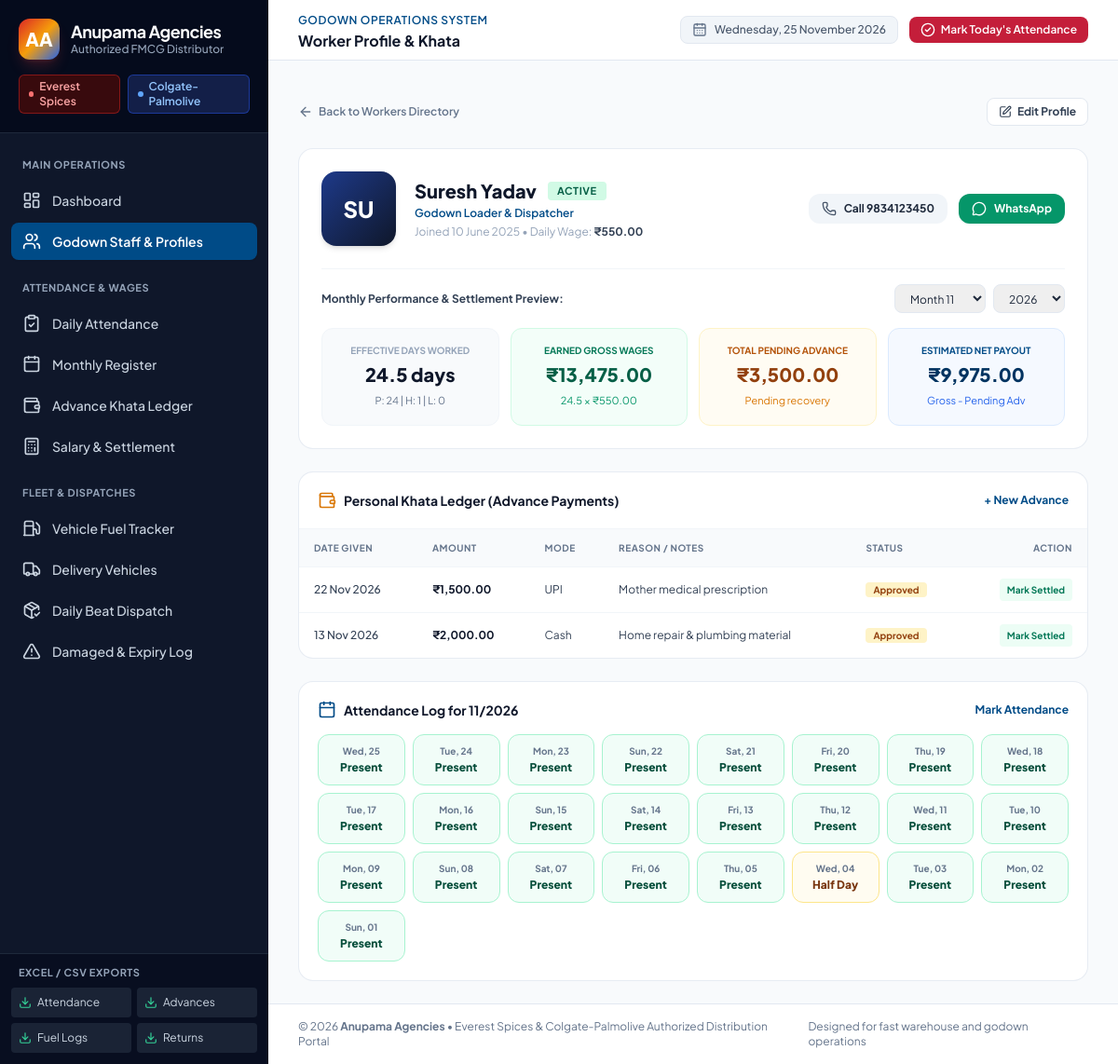
Page /workers/2 on the committed database.
### models.py (models this page shows, shortened)
class Worker(db.Model):
    __tablename__ = 'workers'
    id = db.Column(db.Integer, primary_key=True)
    name = db.Column(db.String(120), nullable=False)
    phone = db.Column(db.String(20), nullable=False)
    emergency_contact = db.Column(db.String(20), nullable=True)
    role = db.Column(db.String(60), nullable=False)  # Loader, Driver, Helper, Supervisor
    join_date = db.Column(db.Date, nullable=False, default=date.today)
    daily_wage = db.Column(db.Float, nullable=False, default=500.0)
    monthly_salary = db.Column(db.Float, nullable=False, default=15000.0)
    status = db.Column(db.String(20), nullable=False, default='Active')  # Active, Inactive
    photo_path = db.Column(db.String(255), nullable=True, default='')
    created_at = db.Column(db.DateTime, default=datetime.now)
    attendances = db.relationship('Attendance', backref='worker', lazy=True, cascade='all, delete-orphan')
    advances = db.relationship('Advance', backref='worker', lazy=True, cascade='all, delete-orphan')
    salary_settlements = db.relationship('SalarySettlement', backref='worker', lazy=True, cascade='all, delete-orphan')
    @property
    def total_advances_pending(self):
        approved_advances = [a.amount_paid for a in self.advances if a.status == 'Approved']
        return sum(approved_advances)
    def attendance_summary_in_month(self, year, month):
        recs = [a for a in self.attendances if a.date.year == year and a.date.month == month]
        present = sum(1 for a in recs if a.status == 'Present')
        half_day = sum(1 for a in recs if a.status == 'Half Day')
        absent = sum(1 for a in recs if a.status == 'Absent')
        paid_leave = sum(1 for a in recs if a.status == 'Paid Leave')
        effective = present + paid_leave + (half_day * 0.5)
        total_marked = len(recs)
        pct = (effective / total_marked * 100) if total_marked > 0 else 0
        return {
            'present': present,
            'half_day': half_day,
            'absent': absent,
            'paid_leave': paid_leave,
            'effective_days': effective,
            'total_marked': total_marked,
            'attendance_pct': round(pct, 1)
        }

class Advance(db.Model):
    __tablename__ = 'advances'
    id = db.Column(db.Integer, primary_key=True)
    worker_id = db.Column(db.Integer, db.ForeignKey('workers.id'), nullable=False)
    request_date = db.Column(db.Date, nullable=False, default=date.today)
    payment_date = db.Column(db.Date, nullable=False, default=date.today)
    amount_requested = db.Column(db.Float, nullable=False, default=0.0)
    amount_paid = db.Column(db.Float, nullable=False, default=0.0)
    payment_mode = db.Column(db.String(30), nullable=False, default='Cash')  # Cash, UPI, Bank Transfer
    reason = db.Column(db.String(255), nullable=True)
    status = db.Column(db.String(20), nullable=False, default='Approved')  # Pending, Approved, Settled
    settlement_id = db.Column(db.Integer, db.ForeignKey('salary_settlements.id'), nullable=True)
    created_at = db.Column(db.DateTime, default=datetime.now)

class Attendance(db.Model):
    __tablename__ = 'attendance'
    __table_args__ = (
        db.UniqueConstraint('worker_id', 'date', name='uq_worker_attendance_date'),
    )
    id = db.Column(db.Integer, primary_key=True)
    worker_id = db.Column(db.Integer, db.ForeignKey('workers.id'), nullable=False)
    date = db.Column(db.Date, nullable=False, default=date.today)
    status = db.Column(db.String(20), nullable=False, default='Present')  # Present, Half Day, Absent, Paid Leave
    notes = db.Column(db.String(255), nullable=True)
    created_at = db.Column(db.DateTime, default=datetime.now)

### app.py (the view)
@app.route('/workers/<int:id>')
def worker_profile(id):
    worker = Worker.query.get_or_404(id)
    today = date.today()
    year = int(request.args.get('year', today.year))
    month = int(request.args.get('month', today.month))
    att_summary = worker.attendance_summary_in_month(year, month)
    attendances = Attendance.query.filter(
        Attendance.worker_id == worker.id,
        db.extract('year', Attendance.date) == year,
        db.extract('month', Attendance.date) == month
    ).order_by(Attendance.date.desc()).all()
    advances = Advance.query.filter_by(worker_id=worker.id).order_by(Advance.payment_date.desc()).all()
    settlements = SalarySettlement.query.filter_by(worker_id=worker.id).order_by(SalarySettlement.settlement_date.desc()).all()
    earned_gross = att_summary['effective_days'] * worker.daily_wage
    est_net = max(0.0, earned_gross - worker.total_advances_pending)
    return render_template(
        'workers/view.html',
        worker=worker,
        year=year,
        month=month,
        att_summary=att_summary,
        attendances=attendances,
        advances=advances,
        settlements=settlements,
        earned_gross=earned_gross,
        est_net=est_net
    )

### templates/workers/view.html (shortened to what this page needs)
{% extends "base.html" %}
{% block page_title %}Worker Profile & Khata{% endblock %}
{% block content %}
<div class="space-y-6">
    <div class="flex items-center justify-between">
        <a href="{{ url_for('workers_list') }}" class="inline-flex items-center gap-1.5 text-xs font-semibold text-slate-500 hover:text-slate-800">
            <i data-lucide="arrow-left" class="w-4 h-4"></i>
            <span>Back to Workers Directory</span>
        </a>
        <div class="flex items-center gap-2">
            <button onclick="openModal('edit-worker-modal')" class="inline-flex items-center gap-1.5 px-3 py-1.5 bg-white border border-slate-200 hover:bg-slate-50 text-slate-700 text-xs font-bold rounded-lg shadow-xs transition-colors">
                <i data-lucide="edit" class="w-3.5 h-3.5"></i>
                <span>Edit Profile</span>
            </button>
        </div>
    </div>
    <div class="bg-white rounded-2xl border border-slate-200/80 shadow-xs p-6">
        <div class="flex flex-col md:flex-row md:items-center justify-between gap-6">
            <div class="flex items-center gap-5">
                {% if worker.photo_path %}
                    <img src="{{ url_for('static', filename=worker.photo_path) }}" alt="{{ worker.name }}" class="w-20 h-20 rounded-2xl object-cover border-2 border-white shadow-md cursor-pointer" onclick="previewImage('{{ url_for('static', filename=worker.photo_path) }}', '{{ worker.name }}')">
                {% else %}
                    <div class="w-20 h-20 rounded-2xl bg-gradient-to-br from-blue-900 to-slate-900 text-white flex items-center justify-center font-black text-2xl shadow-md">
                        {{ worker.name[:2].upper() }}
                    </div>
                {% endif %}
                <div>
                    <div class="flex items-center gap-3">
                        <h2 class="text-xl font-extrabold text-slate-900">{{ worker.name }}</h2>
                        <span class="px-2.5 py-0.5 rounded text-[11px] font-bold uppercase tracking-wider {% if worker.status == 'Active' %}bg-emerald-100 text-emerald-800{% else %}bg-slate-100 text-slate-600{% endif %}">
                            {{ worker.status }}
                        </span>
                    </div>
                    <p class="text-xs font-semibold text-colgate mt-0.5">{{ worker.role }}</p>
                    <p class="text-xs text-slate-400 mt-1">
                        Joined {{ worker.join_date.strftime('%d %B %Y') }} • Daily Wage: <strong class="text-slate-700">{{ worker.daily_wage | inr }}</strong>
                    </p>
                </div>
            </div>
            <div class="flex items-center gap-3">
                <a href="tel:{{ worker.phone }}" class="inline-flex items-center gap-2 px-3.5 py-2 rounded-xl bg-slate-100 hover:bg-slate-200 text-slate-800 text-xs font-bold transition-colors">
                    <i data-lucide="phone" class="w-4 h-4 text-slate-600"></i>
                    <span>Call {{ worker.phone }}</span>
                </a>
                <a href="https://wa.me/91{{ worker.phone }}" target="_blank" class="inline-flex items-center gap-2 px-3.5 py-2 rounded-xl bg-emerald-600 hover:bg-emerald-700 text-white text-xs font-bold transition-colors shadow-sm">
                    <i data-lucide="message-circle" class="w-4 h-4"></i>
                    <span>WhatsApp</span>
                </a>
            </div>
        </div>
        <div class="mt-6 pt-4 border-t border-slate-100 flex flex-wrap items-center justify-between gap-4">
            <div class="text-xs font-bold text-slate-700">
                Monthly Performance & Settlement Preview:
            </div>
            <form method="GET" class="flex items-center gap-2">
                <select name="month" class="text-xs py-1.5 px-3 border border-slate-200 rounded-lg outline-none" onchange="this.form.submit()">
                    {% for m in range(1, 13) %}
                        <option value="{{ m }}" {% if m == month %}selected{% endif %}>Month {{ m }}</option>
                    {% endfor %}
                </select>
                <select name="year" class="text-xs py-1.5 px-3 border border-slate-200 rounded-lg outline-none" onchange="this.form.submit()">
                    {% for y in [current_year - 1, current_year, current_year + 1] %}
                        <option value="{{ y }}" {% if y == year %}selected{% endif %}>{{ y }}</option>
                    {% endfor %}
                </select>
            </form>
        </div>
        <div class="mt-4 grid grid-cols-2 sm:grid-cols-4 gap-3">
            <div class="p-4 rounded-xl bg-slate-50 border border-slate-100 text-center">
                <span class="text-[10px] uppercase font-bold text-slate-400 block">Effective Days Worked</span>
                <span class="text-xl font-extrabold text-slate-900 mt-1 block">{{ att_summary.effective_days }} days</span>
                <span class="text-[11px] text-slate-500">P: {{ att_summary.present }} | H: {{ att_summary.half_day }} | L: {{ att_summary.paid_leave }}</span>
            </div>
            <div class="p-4 rounded-xl bg-emerald-50/60 border border-emerald-100 text-center">
                <span class="text-[10px] uppercase font-bold text-emerald-700 block">Earned Gross Wages</span>
                <span class="text-xl font-extrabold text-emerald-800 mt-1 block">{{ earned_gross | inr }}</span>
                <span class="text-[11px] text-emerald-600">{{ att_summary.effective_days }} × {{ worker.daily_wage | inr }}</span>
            </div>
            <div class="p-4 rounded-xl bg-amber-50/60 border border-amber-100 text-center">
                <span class="text-[10px] uppercase font-bold text-amber-700 block">Total Pending Advance</span>
                <span class="text-xl font-extrabold text-amber-800 mt-1 block">{{ worker.total_advances_pending | inr }}</span>
                <span class="text-[11px] text-amber-600">Pending recovery</span>
            </div>
            <div class="p-4 rounded-xl bg-blue-50/60 border border-blue-100 text-center">
                <span class="text-[10px] uppercase font-bold text-colgate block">Estimated Net Payout</span>
                <span class="text-xl font-extrabold text-colgate-dark mt-1 block">{{ est_net | inr }}</span>
                <span class="text-[11px] text-blue-600">Gross - Pending Adv</span>
            </div>
        </div>
    </div>
    <div class="bg-white rounded-2xl border border-slate-200/80 shadow-xs overflow-hidden">
        <div class="p-5 border-b border-slate-100 flex items-center justify-between">
            <div class="flex items-center gap-2">
                <i data-lucide="wallet" class="w-5 h-5 text-amber-600"></i>
                <h3 class="text-sm font-bold text-slate-900">Personal Khata Ledger (Advance Payments)</h3>
            </div>
            <a href="{{ url_for('advances_ledger') }}" class="text-xs font-bold text-colgate hover:underline">+ New Advance</a>
        </div>
        {% if advances %}
            <div class="overflow-x-auto">
                <table class="w-full text-left text-xs">
                    <thead class="bg-slate-50 text-slate-500 font-semibold uppercase tracking-wider text-[10px] border-b border-slate-100">
                        <tr>
                            <th class="py-3 px-4">Date Given</th>
                            <th class="py-3 px-4">Amount</th>
                            <th class="py-3 px-4">Mode</th>
                            <th class="py-3 px-4">Reason / Notes</th>
                            <th class="py-3 px-4">Status</th>
                            <th class="py-3 px-4 text-right">Action</th>
                        </tr>
                    </thead>
                    <tbody class="divide-y divide-slate-100 text-slate-700">
                        {% for adv in advances %}
                            <tr class="hover:bg-slate-50/50">
                                <td class="py-3 px-4 whitespace-nowrap font-medium">{{ adv.payment_date.strftime('%d %b %Y') }}</td>
                                <td class="py-3 px-4 whitespace-nowrap font-bold text-slate-900">{{ adv.amount_paid | inr }}</td>
                                <td class="py-3 px-4 whitespace-nowrap">{{ adv.payment_mode }}</td>
                                <td class="py-3 px-4">{{ adv.reason or 'Personal expense' }}</td>
                                <td class="py-3 px-4 whitespace-nowrap">
                                    <span class="px-2 py-0.5 rounded text-[10px] font-bold {% if adv.status == 'Approved' %}bg-amber-100 text-amber-800{% elif adv.status == 'Settled' %}bg-emerald-100 text-emerald-800{% else %}bg-slate-100 text-slate-700{% endif %}">
                                        {{ adv.status }}
                                    </span>
                                </td>
                                <td class="py-3 px-4 text-right whitespace-nowrap">
                                    {% if adv.status == 'Approved' %}
                                        <form action="{{ url_for('update_advance_status', id=adv.id) }}" method="POST" class="inline">
                                            <button type="submit" class="px-2 py-1 bg-emerald-50 text-emerald-700 hover:bg-emerald-100 font-bold rounded text-[10px]">
                                                Mark Settled
                                            </button>
                                        </form>
                                    {% else %}
                                        <span class="text-slate-400 text-[11px]">Settled</span>
                                    {% endif %}
                                </td>
                            </tr>
                        {% endfor %}
                    </tbody>
                </table>
            </div>
        {% else %}
            <div class="p-8 text-center text-xs text-slate-400">
                No advance transactions recorded for this worker.
            </div>
        {% endif %}
    </div>
    <div class="bg-white rounded-2xl border border-slate-200/80 shadow-xs p-5">
        <div class="flex items-center justify-between mb-4">
            <div class="flex items-center gap-2">
                <i data-lucide="calendar" class="w-5 h-5 text-colgate"></i>
                <h3 class="text-sm font-bold text-slate-900">Attendance Log for {{ month }}/{{ year }}</h3>
            </div>
            <a href="{{ url_for('attendance_register') }}" class="text-xs font-bold text-colgate hover:underline">Mark Attendance</a>
        </div>
        {% if attendances %}
            <div class="grid grid-cols-2 sm:grid-cols-4 md:grid-cols-6 lg:grid-cols-8 gap-2">
                {% for a in attendances %}
                    <div class="p-2.5 rounded-xl border text-center {% if a.status == 'Present' %}bg-emerald-50/70 border-emerald-200 text-emerald-900{% elif a.status == 'Half Day' %}bg-amber-50/70 border-amber-200 text-amber-900{% elif a.status == 'Absent' %}bg-rose-50/70 border-rose-200 text-rose-900{% else %}bg-blue-50/70 border-blue-200 text-blue-900{% endif %}">
                        <div class="text-[10px] font-bold text-slate-500">{{ a.date.strftime('%a, %d') }}</div>
                        <div class="text-xs font-extrabold mt-0.5">{{ a.status }}</div>
                    </div>
                {% endfor %}
            </div>
        {% else %}
            <div class="p-8 text-center text-xs text-slate-400">
                No attendance entries recorded for {{ month }}/{{ year }}.
            </div>
        {% endif %}
    </div>
</div>
{% endblock %}

### rows in the picture
Worker: name "SU", name "Suresh Yadav", status "ACTIVE", role "Godown Loader & Dispatcher", join_date "10 June 2025", daily_wage|inr "₹550.00", phone "9834123450"
Advance: total_advances_pending|inr "₹3,500.00", payment_date "13 Nov 2026", amount_paid|inr "₹2,000.00", payment_mode "Cash", reason "Home repair & plumbing material", status "Approved"
Advance: payment_date "22 Nov 2026", amount_paid|inr "₹1,500.00", payment_mode "UPI", reason "Mother medical prescription", status "Approved"
Attendance: date "Wed, 25", status "Present"
Attendance: date "Tue, 24", status "Present"
Attendance: date "Mon, 23", status "Present"
Attendance: date "Sun, 22", status "Present"
Attendance: date "Sat, 21", status "Present"
Attendance: date "Fri, 20", status "Present"
Attendance: date "Thu, 19", status "Present"
Attendance: date "Wed, 18", status "Present"
Attendance: date "Tue, 17", status "Present"
Attendance: date "Mon, 16", status "Present"
Attendance: date "Sun, 15", status "Present"
Attendance: date "Sat, 14", status "Present"
Attendance: date "Fri, 13", status "Present"
Attendance: date "Thu, 12", status "Present"
Attendance: date "Wed, 11", status "Present"
Attendance: date "Tue, 10", status "Present"
Attendance: date "Mon, 09", status "Present"
Attendance: date "Sun, 08", status "Present"
Attendance: date "Sat, 07", status "Present"
Attendance: date "Fri, 06", status "Present"
Attendance: date "Thu, 05", status "Present"
Attendance: date "Wed, 04", status "Half Day"
Attendance: date "Tue, 03", status "Present"
Attendance: date "Mon, 02", status "Present"
Attendance: date "Sun, 01", status "Present"

### other values in the picture
{{ att_summary.effective_days }} "24.5"
{{ att_summary.present }} "24"
{{ att_summary.half_day }} "1"
{{ att_summary.paid_leave }} "0"
{{ earned_gross | inr }} "₹13,475.00"
{{ est_net | inr }} "₹9,975.00"
{{ month }} "11"
{{ year }} "2026"
form field year "2026"
